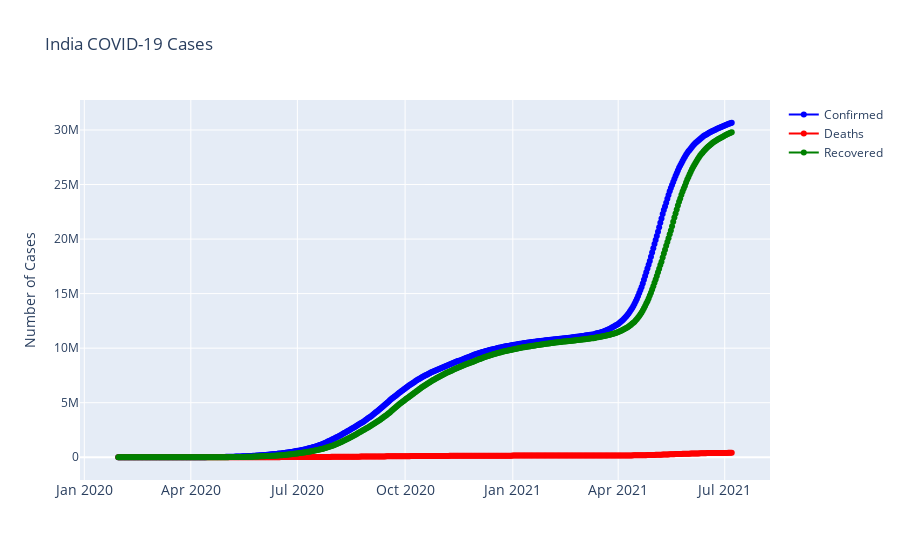

Here is the notebook cell this chart was saved with:
### Markdown cell above
# Let's Do in One graph to see today-Wise Confirmed, Deaths and Cured cases

### Code cell
fig = go.Figure()
fig.add_trace(go.Scatter(x=df_confirmed_india['Date'], y=df_confirmed_india['Confirmed'], mode='lines+markers', name='Confirmed',line=dict(color='blue', width=2)))
fig.add_trace(go.Scatter(x=df_death_india['Date'], y=df_death_india['Deaths'], mode='lines+markers', name='Deaths', line=dict(color='Red', width=2)))
fig.add_trace(go.Scatter(x=df_cured_india['Date'], y=df_cured_india['Cured'], mode='lines+markers', name='Recovered', line=dict(color='Green', width=2)))
fig.update_layout(title='India COVID-19 Cases', xaxis_tickfont_size=14,yaxis=dict(title='Number of Cases'))
fig.show()

### Figure 1 — Plotly figure (JSON) as saved in the notebook; plotly's stock layout.template omitted (floating-point values rounded to 4 significant figures; data arrays with more than 128 entries replaced by an {"elided": "..."} marker saying what was removed)
{"data": [{"line": {"color": "blue", "width": 2}, "mode": "lines+markers", "name": "Confirmed", "type": "scatter", "x": {"elided": "525 str values"}, "y": {"elided": "525 int values"}}, {"line": {"color": "Red", "width": 2}, "mode": "lines+markers", "name": "Deaths", "type": "scatter", "x": {"elided": "525 str values"}, "y": {"elided": "525 int values"}}, {"line": {"color": "Green", "width": 2}, "mode": "lines+markers", "name": "Recovered", "type": "scatter", "x": {"elided": "525 str values"}, "y": {"elided": "525 int values"}}], "layout": {"title": {"text": "India COVID-19 Cases"}, "xaxis": {"tickfont": {"size": 14}}, "yaxis": {"title": {"text": "Number of Cases"}}}}
